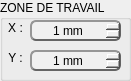
   <widget class="QGroupBox" name="workingArea">
    <property name="geometry">
     <rect>
      <x>490</x>
      <y>290</y>
      <width>131</width>
      <height>81</height>
     </rect>
    </property>
    <property name="title">
     <string>ZONE DE TRAVAIL</string>
    </property>
    <widget class="QLabel" name="wa_x_label">
     <property name="geometry">
      <rect>
       <x>0</x>
       <y>20</y>
       <width>31</width>
       <height>16</height>
      </rect>
     </property>
     <property name="text">
      <string>X :</string>
     </property>
     <property name="alignment">
      <set>Qt::AlignCenter</set>
     </property>
    </widget>
    <widget class="QLabel" name="wa_y_label">
     <property name="geometry">
      <rect>
       <x>0</x>
       <y>50</y>
       <width>31</width>
       <height>16</height>
      </rect>
     </property>
     <property name="text">
      <string>Y :</string>
     </property>
     <property name="alignment">
      <set>Qt::AlignCenter</set>
     </property>
    </widget>
    <widget class="QSpinBox" name="waWidth">
     <property name="geometry">
      <rect>
       <x>30</x>
       <y>20</y>
       <width>91</width>
       <height>21</height>
      </rect>
     </property>
     <property name="styleSheet">
      <string notr="true">QSpinBox
{
	border-style: outset;
	border-width: 2px;
	border-radius: 6px;
	border-color: rgb(100, 100, 100);
	background-color: rgb(240, 240, 240);
}

QSpinBox:hover
{
	border-color: rgb(255, 0, 0);
}</string>
     </property>
     <property name="alignment">
      <set>Qt::AlignCenter</set>
     </property>
     <property name="suffix">
      <string> mm</string>
     </property>
     <property name="minimum">
      <number>1</number>
     </property>
     <property name="maximum">
      <number>2900</number>
     </property>
     <property name="displayIntegerBase">
      <number>10</number>
     </property>
    </widget>
    <widget class="QSpinBox" name="waLength">
     <property name="geometry">
      <rect>
       <x>30</x>
       <y>50</y>
       <width>91</width>
       <height>21</height>
      </rect>
     </property>
     <property name="styleSheet">
      <string notr="true">QSpinBox
{
	border-style: outset;
	border-width: 2px;
	border-radius: 6px;
	border-color: rgb(100, 100, 100);
	background-color: rgb(240, 240, 240);
}

QSpinBox:hover
{
	border-color: rgb(255, 0, 0);
}</string>
     </property>
     <property name="alignment">
      <set>Qt::AlignCenter</set>
     </property>
     <property name="suffix">
      <string> mm</string>
     </property>
     <property name="minimum">
      <number>1</number>
     </property>
     <property name="maximum">
      <number>2775</number>
     </property>
     <property name="displayIntegerBase">
      <number>10</number>
     </property>
    </widget>
   </widget>
